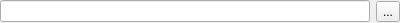
<?xml version="1.0" encoding="UTF-8"?>
<ui version="4.0">
 <class>PathLineEdit</class>
 <widget class="QWidget" name="PathLineEdit">
  <property name="geometry">
   <rect>
    <x>0</x>
    <y>0</y>
    <width>400</width>
    <height>23</height>
   </rect>
  </property>
  <property name="windowTitle">
   <string>Form</string>
  </property>
  <layout class="QHBoxLayout" name="horizontalLayout">
   <property name="leftMargin">
    <number>0</number>
   </property>
   <property name="topMargin">
    <number>0</number>
   </property>
   <property name="rightMargin">
    <number>0</number>
   </property>
   <property name="bottomMargin">
    <number>0</number>
   </property>
   <item>
    <widget class="QLineEdit" name="pathEdit"/>
   </item>
   <item>
    <widget class="QToolButton" name="pathSelector">
     <property name="text">
      <string>...</string>
     </property>
    </widget>
   </item>
  </layout>
 </widget>
 <resources/>
 <connections/>
</ui>
